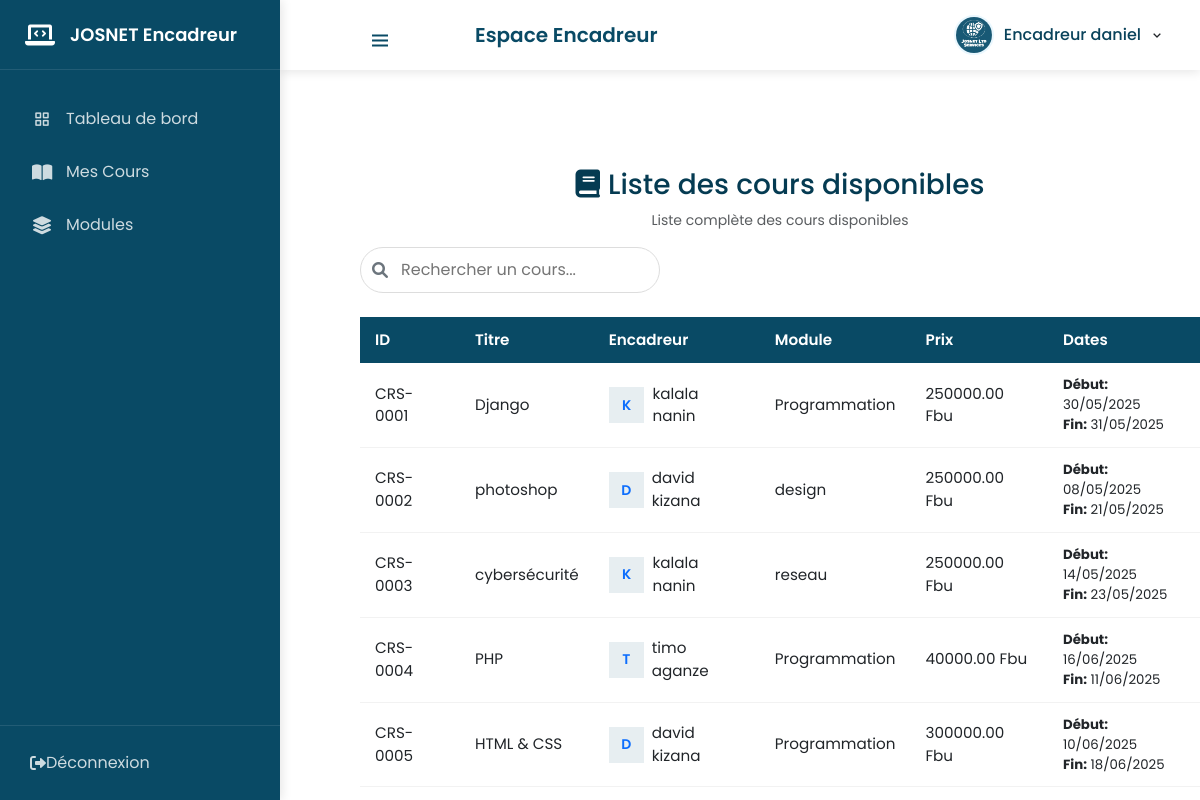
The app's page /liste_cours_formateur/ (signed in) with its own data.
### inscription/models.py (models this page shows, shortened)
class Cours(models.Model):
    titre = models.CharField(max_length=100)
    description = models.TextField()
    formateur = models.ForeignKey(Formateur, on_delete=models.SET_NULL, null=True, blank=True)
    date_debut = models.DateField()
    date_fin = models.DateField()
    module = models.ForeignKey(Module, on_delete=models.CASCADE)
    price = models.DecimalField(max_digits=10, decimal_places=2,default=0)
    heure = models.FloatField(default=0)
    est_actif = models.BooleanField(default=True)

class Formateur(models.Model):
    user = models.OneToOneField(User,on_delete= models.CASCADE)
    adress = models.CharField(max_length= 20)
    telephone = models.CharField(max_length= 20)
    is_approved = models.BooleanField(default=False)  # Ajout de l'approbation
    statut = models.BooleanField(default=False)
    module = models.ForeignKey('Module', on_delete=models.SET_NULL, null=True, blank=True)

class Module(models.Model):
    nom = models.CharField(max_length=100, unique=True)
    description = models.TextField()

### inscription/views.py (the view)
# urls.py: path('liste_cours_formateur/', liste_cours_formateur, name='liste_cours_formateur'),
@login_required(login_url='login')
def liste_cours_formateur(request):
    cours = Cours.objects.all()
    return render(request, 'liste_cours_formateur.html', {'cours': cours})

### inscription/templates/liste_cours_formateur.html (shortened to what this page needs)
{% extends 'index_formateur.html' %}
{% load static %}
{% block content %}
<br><br><br><br><br><br><br>
<div class="table-container">
    <div class="table-header text-center">
        <div class="header-content">
            <h3 class="table-title" style="color: #053b52;">
                <i class="fas fa-book me-2"></i>Liste des cours disponibles
            </h3>
            <p class="table-subtitle text-muted mb-3" style="color: #053b52;">Liste complète des cours disponibles</p>
        </div>
        </div>
    <div class="table-controls mb-4">
        <div class="search-box">
            <i class="fas fa-search"></i>
            <input type="text" class="search-input" placeholder="Rechercher un cours..." data-search-table>
        </div>
    </div>
    <div class="table-responsive">
        <table class="professional-table">
            <thead>
                <tr>
                    <th width="100">ID</th>
                    <th>Titre</th>
                    <th>Encadreur</th>
                    <th>Module</th>
                    <th>Prix</th>
                    <th>Dates</th>
                </tr>
            </thead>
            <tbody>
                {% for cour in cours %}
                <tr data-status="{{ cour.get_status }}">
                    <td>CRS-{{ cour.id|stringformat:"04d" }}</td>
                    <td>{{ cour.titre }}</td>
                    <td>
                        <div class="d-flex align-items-center">
                            <div class="avatar-sm me-2">
                                <span class="avatar-text bg-primary-light text-primary">
                                    {{ cour.formateur.user.username|first|upper }}
                                </span>
                            </div>
                            {{ cour.formateur.user.username }}
                        </div>
                    </td>
                    <td>{{ cour.module.nom }}</td>
                    <td>{{ cour.price }} Fbu</td>
                    <td>
                        <div class="d-flex flex-column">
                            <small><strong>Début:</strong> {{ cour.date_debut|date:"d/m/Y" }}</small>
                            <small><strong>Fin:</strong> {{ cour.date_fin|date:"d/m/Y" }}</small>
                        </div>
                    </td>
                </tr>
                {% endfor %}
            </tbody>
        </table>
    </div>
</div>
{% endblock %}

### inscription/templates/navform.html (shortened to what this page needs)
{% load static %}
<div class="admin-sidebar">
    <a href="{% url 'accueil' %}" class="sidebar-header" style="display: flex; align-items: center; text-decoration: none; color: inherit;">
    <i class="fas fa-laptop-code"></i>
    <span class="logo-name">JOSNET Encadreur</span>
</a>
    <ul class="sidebar-menu">
        <li class="menu-item">
            <a href="{% url 'dashformateur' %}">
                <i class="bx bx-grid-alt"></i>
                <span>Tableau de bord</span>
            </a>
        </li>
        <li class="menu-item">
            <a href="{% url 'liste_cours_formateur' %}">
                <i class="fas fa-book-open"></i>
                <span>Mes Cours</span>
            </a>
        </li>
        <li class="menu-item">
            <a href="{% url 'liste_module_formateur' %}">
                <i class="fas fa-layer-group"></i>
                <span>Modules</span>
            </a>
        </li>
    </ul>
    <div class="sidebar-footer">
        <a href="{% url 'creation_compte' %}" class="logout-btn">
            <i class="fas fa-sign-out-alt"></i>
            <span>Déconnexion</span>
        </a>
    </div>
</div>
<nav class="admin-topbar">
    <div class="left-section">
        <button class="sidebar-toggle">
            <i class="bx bx-menu"></i>
        </button>
        <h1 class="page-title">Espace Encadreur</h1>
    </div>
    <div class="right-section">
        <div class="profile-dropdown">
            <img src="{% static 'images/logo.jpg' %}" alt="Formateur" class="profile-img">
            <span class="admin-name">Encadreur {{user}}</span>
            <i class="bx bx-chevron-down"></i>
        </div>
    </div>
</nav>

### inscription/static/css/style.css (style rules this page uses)
* { margin: 0; padding: 0; box-sizing: border-box; font-family: "Poppins", sans-serif; }
input, textarea, select { margin-bottom: 10px; box-sizing: border-box; width: 100%; margin: 8px 0; padding: 8px 5px; border-radius: 5px; border: 1px solid #ccc; }
button { background-color: #185a76; color: white; width: 150px; height: 30px; border: 1px solid #ccc; font-size: 15px; border-radius: 5px; }

### inscription/templates/index_formateur.html (style rules this page uses)
.professional-table { width: 100%; border-collapse: separate; border-spacing: 0; font-size: 0.95rem; }
.professional-table thead th { background-color: var(--primary-color); color: white; padding: 12px 15px; font-weight: 600; position: sticky; top: 0; }
.professional-table tbody tr { transition: all 0.2s; }
.professional-table tbody td { padding: 12px 15px; border-bottom: 1px solid rgba(0, 0, 0, 0.05); }

### inscription/templates/navform.html (style rules this page uses)
:root { --primary-color: #094a65; --primary-dark: #0a435b; --primary-light: #e9f7fe; --sidebar-width: 280px; --topbar-height: 70px; --transition-speed: 0.3s; }
.admin-sidebar { position: fixed; top: 0; left: 0; width: var(--sidebar-width); height: 100vh; background: var(--primary-color); color: white; transition: all var(--transition-speed) ease; z-index: 1000; display: flex; flex-direction: column; box-shadow: 2px 0 10px rgba(0, 0, 0, 0.1); }
.sidebar-header { display: flex; align-items: center; padding: 0 25px; height: var(--topbar-height); border-bottom: 1px solid rgba(255, 255, 255, 0.1); }
.sidebar-header i { font-size: 24px; margin-right: 15px; color: white; }
.logo-name { font-size: 18px; font-weight: 600; color: white; }
.sidebar-menu { flex: 1; overflow-y: auto; padding: 20px 0; margin: 0; list-style: none; }
.menu-item { margin: 5px 15px; }
.menu-item a { display: flex; align-items: center; padding: 12px 15px; color: rgba(255, 255, 255, 0.8); text-decoration: none; border-radius: 6px; transition: all var(--transition-speed) ease; position: relative; }
.menu-item i { font-size: 18px; margin-right: 12px; width: 24px; text-align: center; }
.sidebar-footer { padding: 15px; border-top: 1px solid rgba(255, 255, 255, 0.1); }
.logout-btn { display: flex; align-items: center; padding: 10px 15px; color: rgba(255, 255, 255, 0.8); text-decoration: none; border-radius: 6px; transition: all var(--transition-speed) ease; }
.admin-topbar { position: fixed; top: 0; left: var(--sidebar-width); right: 0; height: var(--topbar-height); background: white; display: flex; align-items: center; justify-content: space-between; padding: 0 25px; box-shadow: 0 2px 10px rgba(0, 0, 0, 0.1); z-index: 999; transition: all var(--transition-speed) ease; }
.left-section { display: flex; align-items: center; }
.sidebar-toggle { background: none; border: none; font-size: 24px; color: var(--primary-color); margin-right: 20px; cursor: pointer; padding: 5px; border-radius: 4px; transition: all var(--transition-speed) ease; }
.page-title { font-size: 20px; font-weight: 600; color: var(--primary-color); margin: 0; }
.search-input { width: 100%; padding: 10px 15px 10px 45px; border: 1px solid #ddd; border-radius: 25px; outline: none; transition: all var(--transition-speed) ease; }
.right-section { display: flex; align-items: center; }
.profile-dropdown { position: relative; display: flex; align-items: center; cursor: pointer; padding: 5px 10px; border-radius: 25px; transition: all var(--transition-speed) ease; }
.profile-img { width: 40px; height: 40px; border-radius: 50%; object-fit: cover; margin-right: 10px; border: 2px solid var(--primary-light); }
.admin-name { font-weight: 500; color: var(--primary-dark); margin-right: 8px; }

### inscription/templates/liste_cours_formateur.html (style rules this page uses)
.table-container { margin-left: 360px; }
.avatar-sm { width: 36px; height: 36px; border-radius: 50%; display: flex; align-items: center; justify-content: center; font-weight: 600; font-size: 0.875rem; }
.avatar-text { width: 100%; height: 100%; display: flex; align-items: center; justify-content: center; }
.search-box { position: relative; width: 300px; }
.search-box i { position: absolute; left: 12px; top: 50%; transform: translateY(-50%); color: #6c757d; }
.search-box input { padding-left: 40px; }
.table-subtitle { font-size: 0.875rem; }
.bg-primary-light { background-color: rgba(24, 90, 118, 0.1); }
.professional-table td { vertical-align: middle; }

### records on screen
Cours: id "0001", titre "Django", formateur.user.username|first "K", formateur.user.username "kalala nanin", module.nom "Programmation", price "250000.00", date_debut "30/05/2025", date_fin "31/05/2025"
Cours: id "0002", titre "photoshop", formateur.user.username|first "D", formateur.user.username "david kizana", module.nom "design", price "250000.00", date_debut "08/05/2025", date_fin "21/05/2025"
Cours: id "0003", titre "cybersécurité", formateur.user.username|first "K", formateur.user.username "kalala nanin", module.nom "reseau", price "250000.00", date_debut "14/05/2025", date_fin "23/05/2025"
Cours: id "0004", titre "PHP", formateur.user.username|first "T", formateur.user.username "timo aganze", module.nom "Programmation", price "40000.00", date_debut "16/06/2025", date_fin "11/06/2025"
Cours: id "0005", titre "HTML & CSS", formateur.user.username|first "D", formateur.user.username "david kizana", module.nom "Programmation", price "300000.00", date_debut "10/06/2025", date_fin "18/06/2025"

### other values on screen
{{ user }} "daniel"
